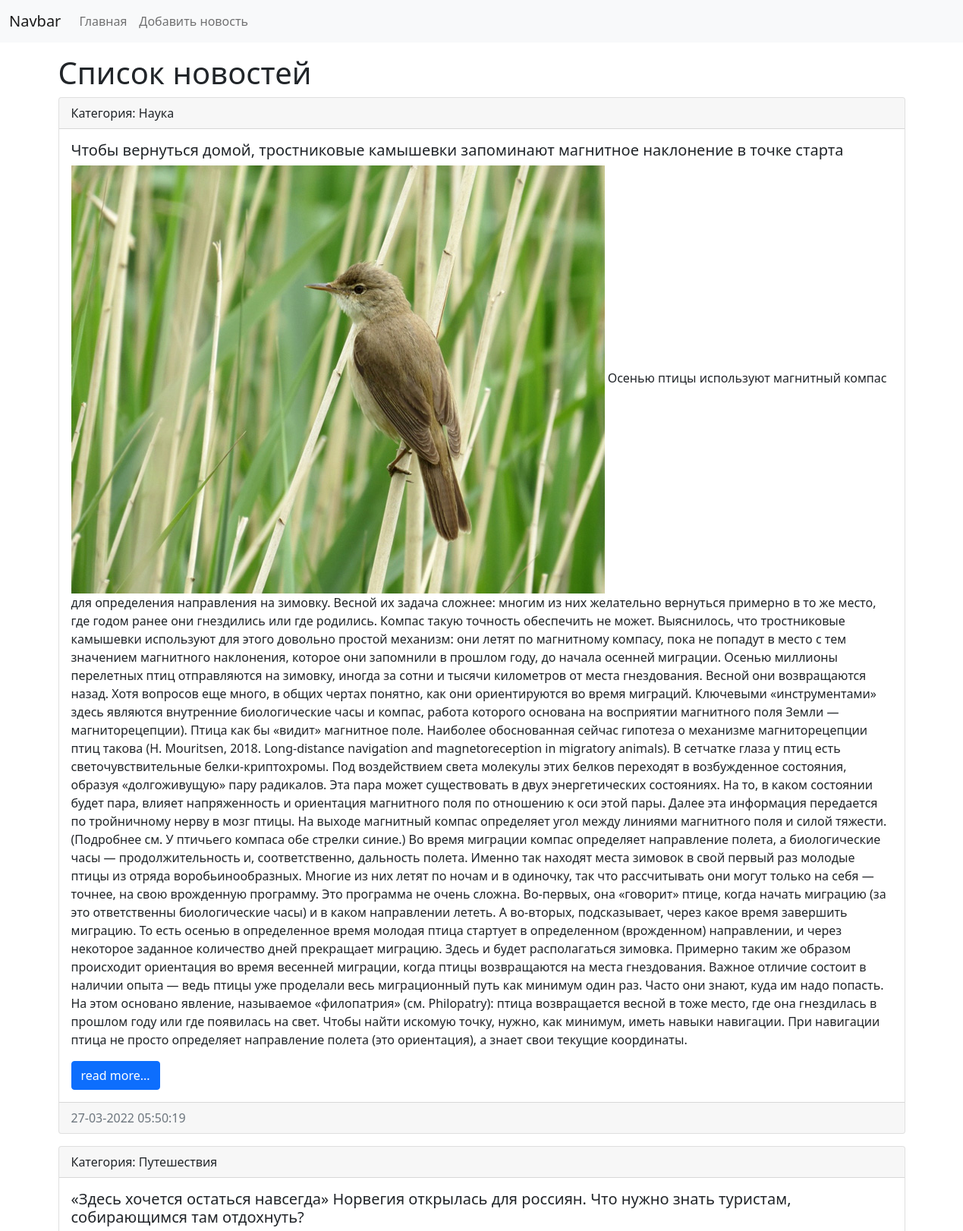
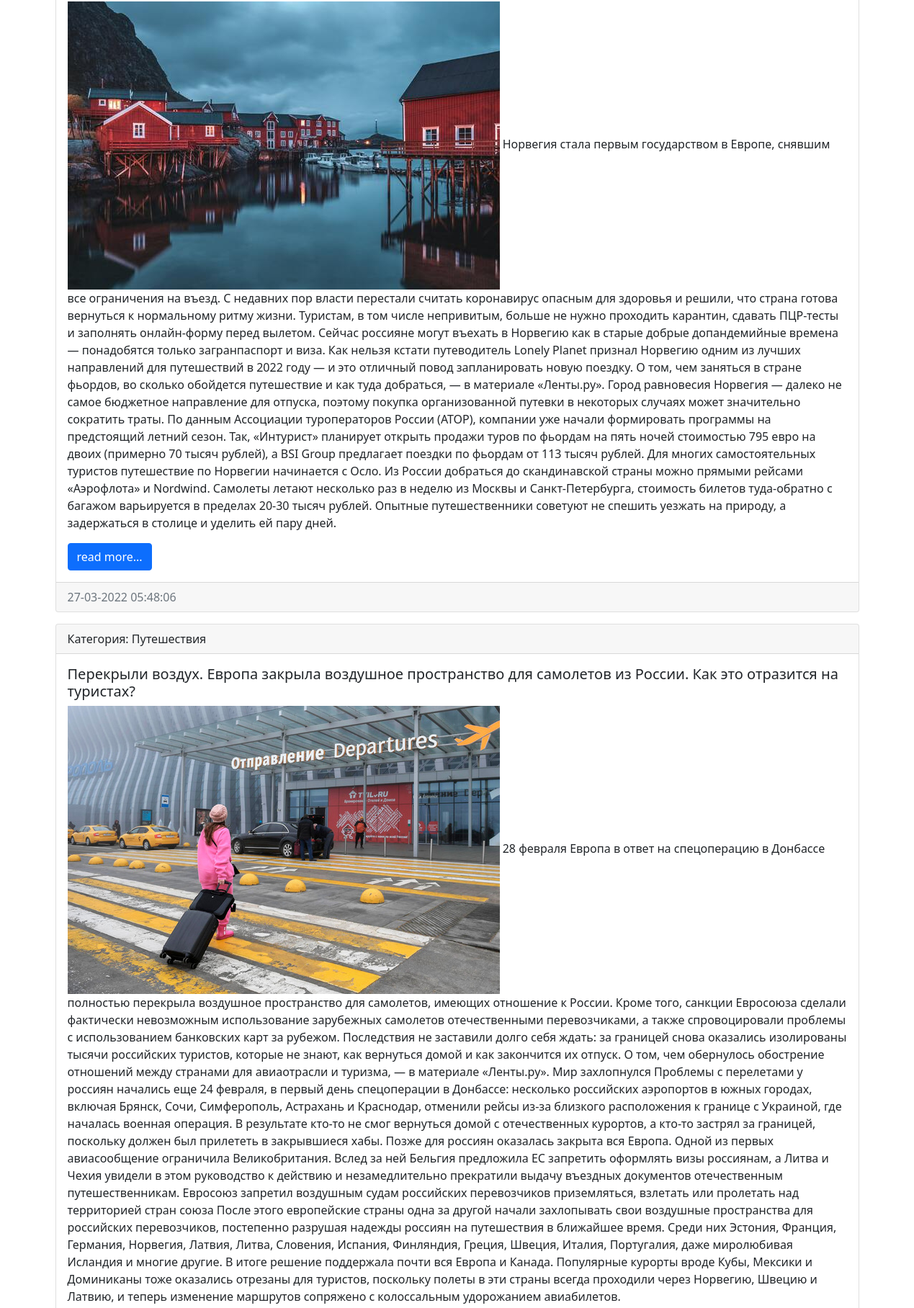
The page / (upper part) on the database its author committed (2 pictures, top to bottom).
### news/models.py (models this page shows, shortened)
class News(models.Model):
    title = models.CharField(max_length=150, verbose_name="Заголовок")
    content = models.TextField(blank=True, verbose_name="Текст статьи")
    create_at = models.DateTimeField(auto_now_add=True, verbose_name="Дата публикации")
    create_up = models.DateTimeField(auto_now=True, verbose_name="Дата обновления")
    photo = models.ImageField(upload_to='photos/%Y/%m/%d/', verbose_name="Фото", blank=True)
    is_published = models.BooleanField(default=True, verbose_name="Публикация")
    category = models.ForeignKey('Category', on_delete=models.PROTECT, null=True, verbose_name="Категория")
    class Meta:
        verbose_name = 'Новость'
        verbose_name_plural = 'Новости'
        ordering = ['-create_at', 'title']

class Category(models.Model):
    title = models.CharField(max_length=150, db_index=True, verbose_name="Название")
    class Meta:
        verbose_name = 'Категория'
        verbose_name_plural = 'Категории'
    def __str__(self):
        return self.title

### news/views.py (the view)
# urls.py: path('', index),
def index(request):
    news = News.objects.order_by('-create_at')
    context = {
        'news': news,
        'title': 'Список новостей'
    }
    return render(request, 'news/base.html', context=context)

### news/templates/news/base.html (shortened to what this page needs)
<!doctype html>
<html lang="en">
  <head>
    <link href="https://cdn.jsdelivr.net/npm/bootstrap@5.1.3/dist/css/bootstrap.min.css" rel="stylesheet">
  </head>
  <body>
    <nav class="navbar navbar-expand-lg navbar-light bg-light">
  <div class="container-fluid">
    <a class="navbar-brand" href="/">Navbar</a>
    <div class="collapse navbar-collapse" id="navbarSupportedContent">
      <ul class="navbar-nav me-auto mb-2 mb-lg-0">
        <li class="nav-item">
          <a class="nav-link" href="/">Главная</a>
        </li>
        <li class="nav-item">
          <a class="nav-link" href="/">Добавить новость</a>
        </li>
      </ul>
    </div>
  </div>
</nav>
  <div class="container mt-3">
    <h1>{{ title }}</h1>
    <div class="row">
      <div class="col-md-12">
        {% for n in news %}
          <div class="card mb-3">
            <div class="card-header">
               Категория: {{ n.category }}
            </div>
            <div class="card-body">
              <h5 class="card-title">{{n.title}}</h5>
              <p class="card-text">
                <img src="{{ n.photo }}">
                {{ n.content }}</p>
              <a href="#" class="btn btn-primary">read more...</a>
            </div>
            <div class="card-footer text-muted">
              {{ n.create_up|date:"d-m-Y H:i:s" }}
            </div>
          </div>
        {% endfor %}
      </div>
    </div>
  </div>
  </body>
</html>

### rows shown on the page
News: category "Наука", title "Чтобы вернуться домой, тростниковые камышевки запоминают магнитное наклонение в точке старта", photo (picture), content "Осенью птицы используют магнитный компас для определения направления на зимовку. Весной их задача сложнее: многим из них желательно вернуться примерно в то же место, где годом ранее они гнездились или где родились. Компас такую точность обеспечить не может. Выяснилось, что тростниковые камышевки используют для этого довольно простой механизм: они летят по магнитному компасу, пока не попадут в место с тем значением магнитного наклонения, которое они запомнили в прошлом году, до начала осенней миграции. Осенью миллионы перелетных птиц отправляются на зимовку, иногда за сотни и тысячи километров от места гнездования. Весной они возвращаются назад. Хотя вопросов еще много, в общих чертах…", create_up "27-03-2022 05:50:19"
News: category "Путешествия", title "«Здесь хочется остаться навсегда» Норвегия открылась для россиян. Что нужно знать туристам, собирающимся там отдохнуть?", photo (picture), content "Норвегия стала первым государством в Европе, снявшим все ограничения на въезд. С недавних пор власти перестали считать коронавирус опасным для здоровья и решили, что страна готова вернуться к нормальному ритму жизни. Туристам, в том числе непривитым, больше не нужно проходить карантин, сдавать ПЦР-тесты и заполнять онлайн-форму перед вылетом. Сейчас россияне могут въехать в Норвегию как в старые добрые допандемийные времена — понадобятся только загранпаспорт и виза. Как нельзя кстати путеводитель Lonely Planet признал Норвегию одним из лучших направлений для путешествий в 2022 году — и это отличный повод запланировать новую поездку. О том, чем заняться в стране фьордов, во сколько обойдется…", create_up "27-03-2022 05:48:06"
News: category "Путешествия", title "Перекрыли воздух. Европа закрыла воздушное пространство для самолетов из России. Как это отразится на туристах?", photo (picture), content "28 февраля Европа в ответ на спецоперацию в Донбассе полностью перекрыла воздушное пространство для самолетов, имеющих отношение к России. Кроме того, санкции Евросоюза сделали фактически невозможным использование зарубежных самолетов отечественными перевозчиками, а также спровоцировали проблемы с использованием банковских карт за рубежом. Последствия не заставили долго себя ждать: за границей снова оказались изолированы тысячи российских туристов, которые не знают, как вернуться домой и как закончится их отпуск. О том, чем обернулось обострение отношений между странами для авиаотрасли и туризма, — в материале «Ленты.ру». Мир захлопнулся Проблемы с перелетами у россиян начались еще 24…"

### other values the page prints
{{ title }} "Список новостей"
